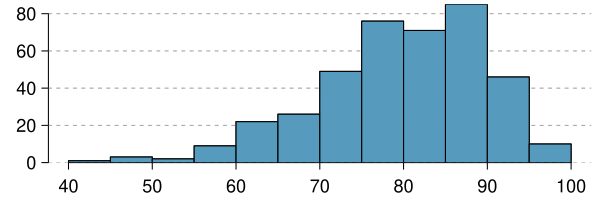

Recreate this plot in R.
# load packages -----------------------------------------------------
library(openintro)

# create data -------------------------------------------------------
set.seed(9823)
x <- 100 * rbeta(400, 12, 3)

# plot --------------------------------------------------------------
myPDF("estimate_mean_median_simple.pdf", 6, 2,
      mar = c(1.7, 2.2, 0.2, 0.4), cex = 1.1)
h <- hist(
    x,
    col = COL[1],
    xlab = "",
    ylab = "",
    main = "",
    axes = FALSE,
     yaxs="i")
axis(1)
at <- pretty(par("yaxp")[1:2])
axis(2)
abline(h = at, col = COL[6, 2], lty = 2)
hist(x, col = COL[1, 2], add = TRUE)
dev.off()
